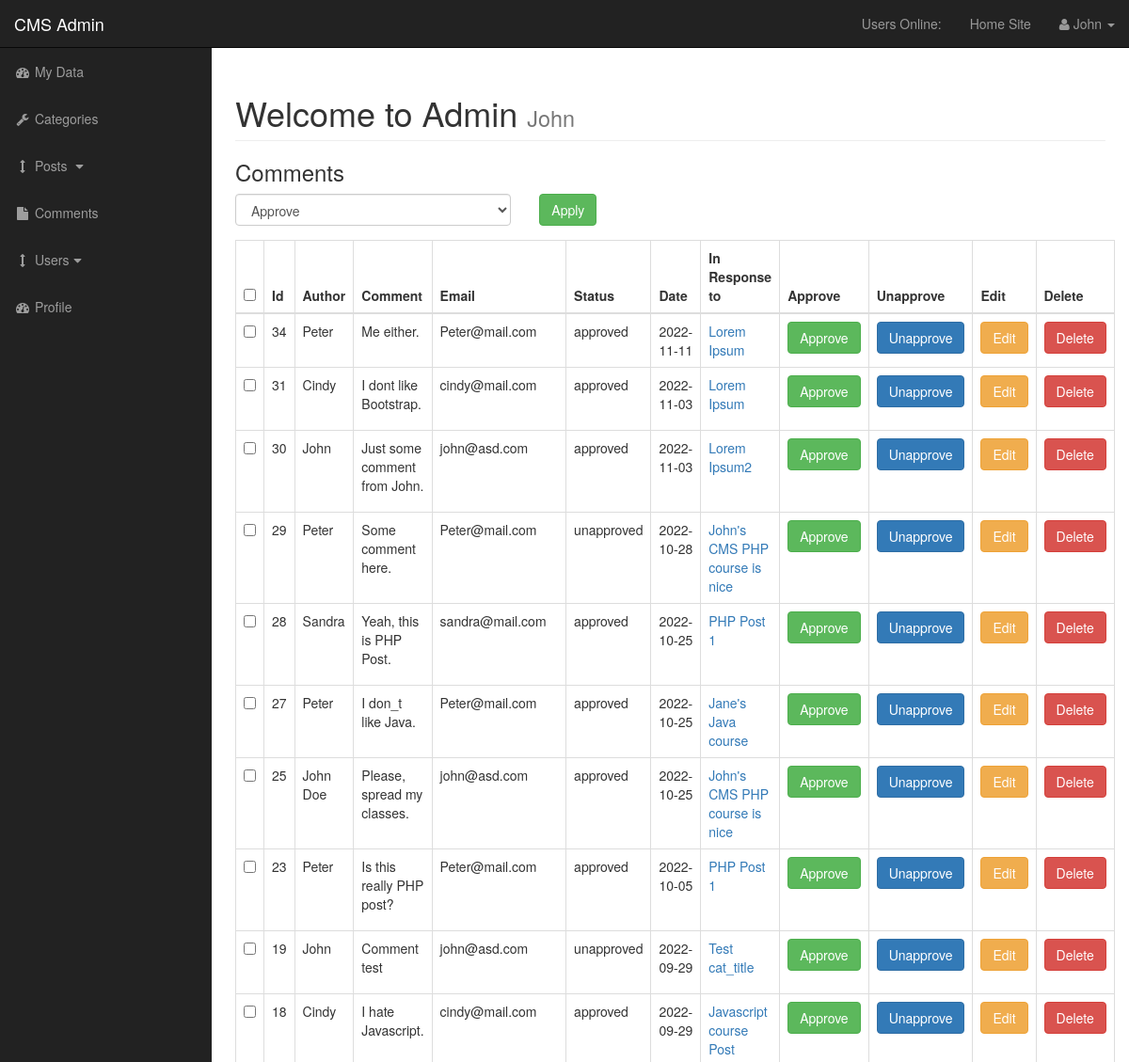
The page /admin/comments.php (signed in, upper part) on the database as committed earlier.
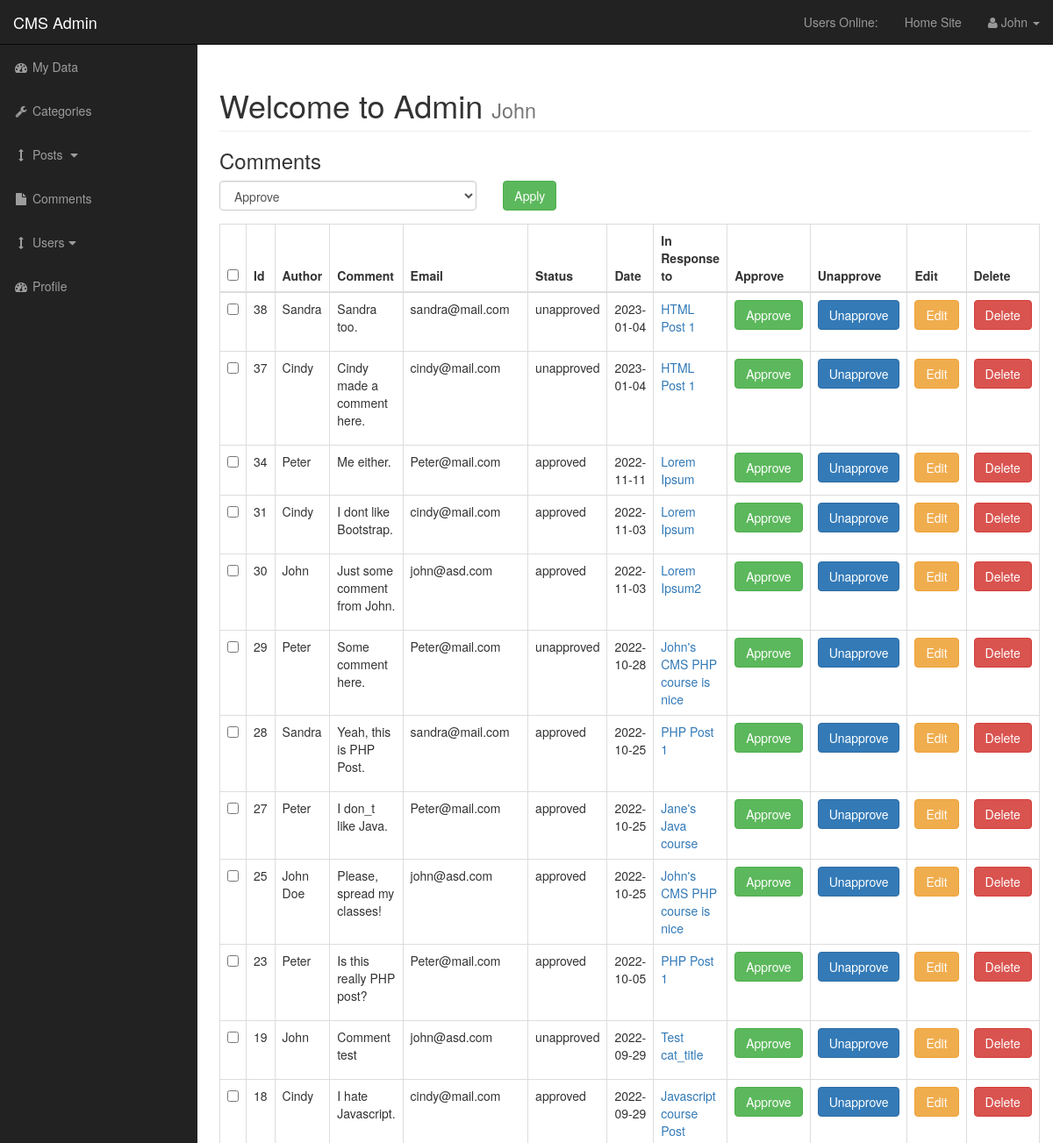
The same page on the database as committed later.
### tables this page shows
CREATE TABLE `comments` (
  `comment_id` int(3) NOT NULL,
  `comment_post_id` int(3) NOT NULL,
  `comment_author` varchar(255) NOT NULL,
  `comment_email` varchar(255) NOT NULL,
  `comment_content` text NOT NULL,
  `comment_status` varchar(255) NOT NULL,
  `comment_date` date NOT NULL,
  `comment_edit_author` varchar(255) NOT NULL,
  `comment_editors_comment` text NOT NULL,
  `comment_edited_date` date NOT NULL
);

CREATE TABLE `posts` (
  `post_id` int(3) NOT NULL,
  `post_category_id` int(3) NOT NULL,
  `post_title` varchar(255) NOT NULL,
  `post_author` varchar(255) NOT NULL,
  `post_date` date NOT NULL,
  `post_image` text NOT NULL,
  `post_content` text NOT NULL,
  `post_tags` varchar(255) NOT NULL,
  `post_comment_count` int(11) NOT NULL,
  `post_status` varchar(255) NOT NULL DEFAULT 'draft',
  `post_views_count` int(11) NOT NULL,
  `likes` int(11) NOT NULL
);

### admin/includes/view_all_comments.php (the view, shortened to what this page needs)
<form action="" method="post">
   <h3>Comments</h3>
   <table class="table table-bordered table-hover">
         <div id="bulkOptionsContainer" class="form-group col-xs-4" style="padding-left: 0;">
            <select id="" class="form-control" name="bulk_options">
               <option value="approved">Approve</option>
            </select>
         </div>
         <div class="form-group col-xs-4">
            <input class="btn btn-success" type="submit" name="Submit" value="Apply">
         </div>
      <thead>
         <tr>
            <th><input id="selectAllBoxes" type="checkbox"></th>
            <th>Id</th>
            <th>Author</th>
            <th>Comment</th>
            <th>Email</th>
            <th>Status</th>
            <th>Date</th>
            <th>In Response to</th>
            <th>Approve</th>
            <th>Unapprove</th>
            <th>Edit</th>
            <th>Delete</th>
         </tr>
      </thead>
      <tbody>
         <?php
            $query = "SELECT * FROM comments ORDER BY comment_id DESC";
            $select_comments = mysqli_query($connection, $query);
            while ($row = mysqli_fetch_assoc($select_comments)) {
               $comment_id = $row['comment_id'];
               $comment_post_id = $row['comment_post_id'];
               $comment_author = $row['comment_author'];
               $comment_email = $row['comment_email'];
               $comment_content = substr($row['comment_content'], 0, 50);
               $comment_status = $row['comment_status'];
               $comment_date = $row['comment_date'];
               echo "<tr>";
               ?>
                  <td><input class='checkBoxes' type='checkbox' name='checkBoxArray[]' value='<?php echo "$comment_id"; ?>'></td>
               <?php
               echo "<td>{$comment_id}</td>";
               echo "<td>{$comment_author}</td>";
               echo "<td>{$comment_content}</td>";
               echo "<td>{$comment_email}</td>";
               echo "<td>{$comment_status}</td>";
               echo "<td>{$comment_date}</td>";
               $query = "SELECT * FROM posts WHERE post_id = $comment_post_id";
               $select_post_id_query = mysqli_query($connection, $query);
               while($row = mysqli_fetch_assoc($select_post_id_query)) {
                  $post_id = $row['post_id'];
                  $post_title = $row['post_title'];
                  echo "<td><a href='../post.php?p_id=$post_id'>$post_title</a></td>";
               }
               echo "<td><a class='btn btn-success' href='comments.php?approved=$comment_id'>Approve</a></td>";
               echo "<td><a class='btn btn-primary' href='comments.php?unapproved=$comment_id'>Unapprove</a></td>";
               echo "<td><a class='btn btn-warning' href='comments.php?source=edit_comment&comment_id=$comment_id'>Edit</a></td>";
               ?>
               <form action="" method="post">
                  <?php
                     echo "<td><input onClick=\"javascript: return confirm('Are you sure you want to delete this comment?'); \" class='btn btn-danger' type='submit' name='delete' value='Delete'></td>";
                  ?>
               </form>
               <?php
               echo "</tr>";
            }
         ?>
      </tbody>
   </table>
</form>

Rows that differ between the two databases and show on the page:
added comments: comment_id "38", comment_author "Sandra", comment_content "Sandra too.", comment_email "sandra@mail.com", comment_status "unapproved", comment_date "2023-01-04"
now on this page (row edited): posts: post_title "HTML Post 1"
added comments: comment_id "37", comment_author "Cindy", comment_content "Cindy made a comment here.", comment_email "cindy@mail.com", comment_status "unapproved", comment_date "2023-01-04"
changed comments "John Doe": comment_content "Please, spread my classes." → "Please, spread my classes!"
